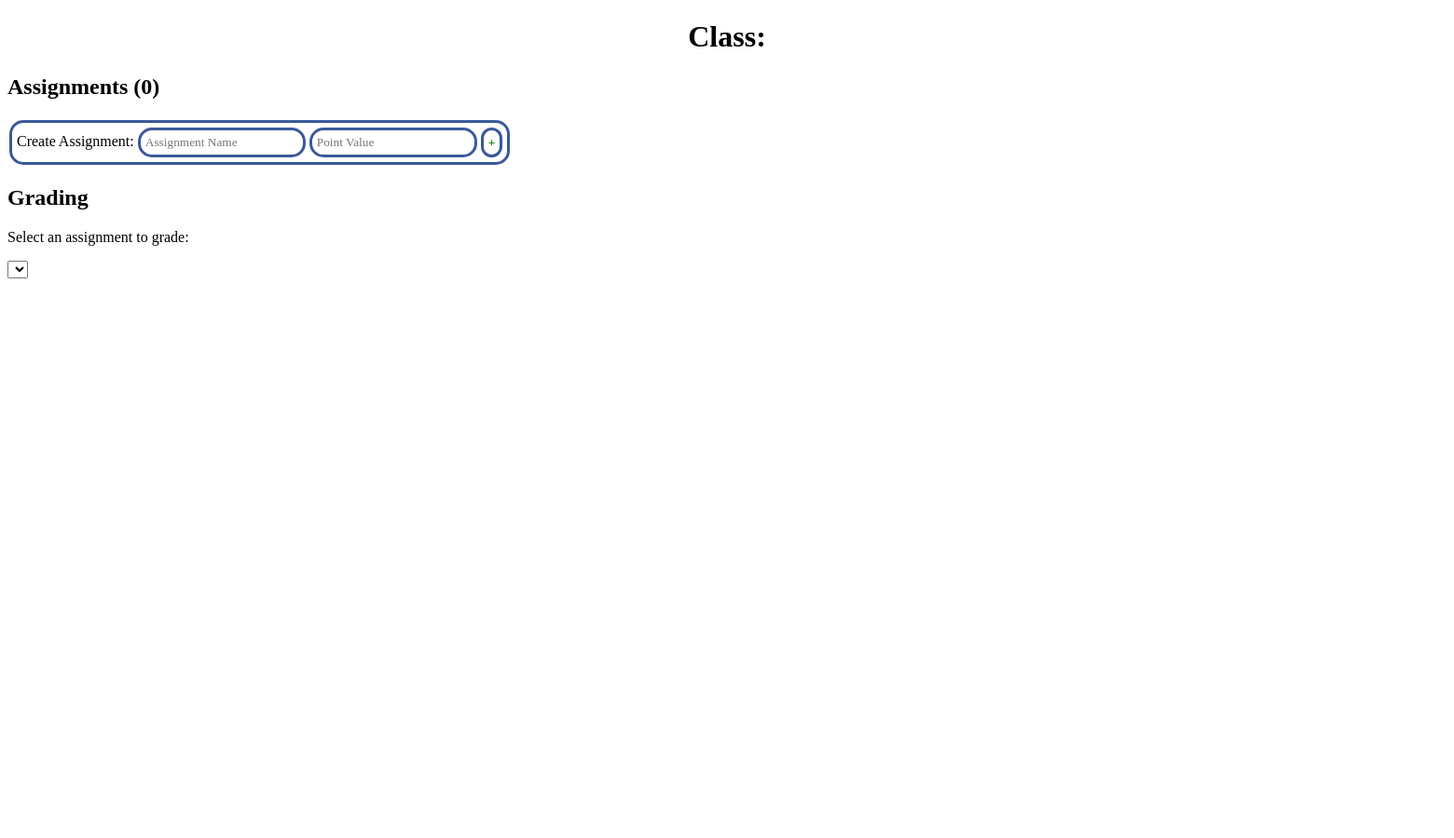
/klass?klass_id=5 (signed in, upper part), run on an earlier commit of the app's database.
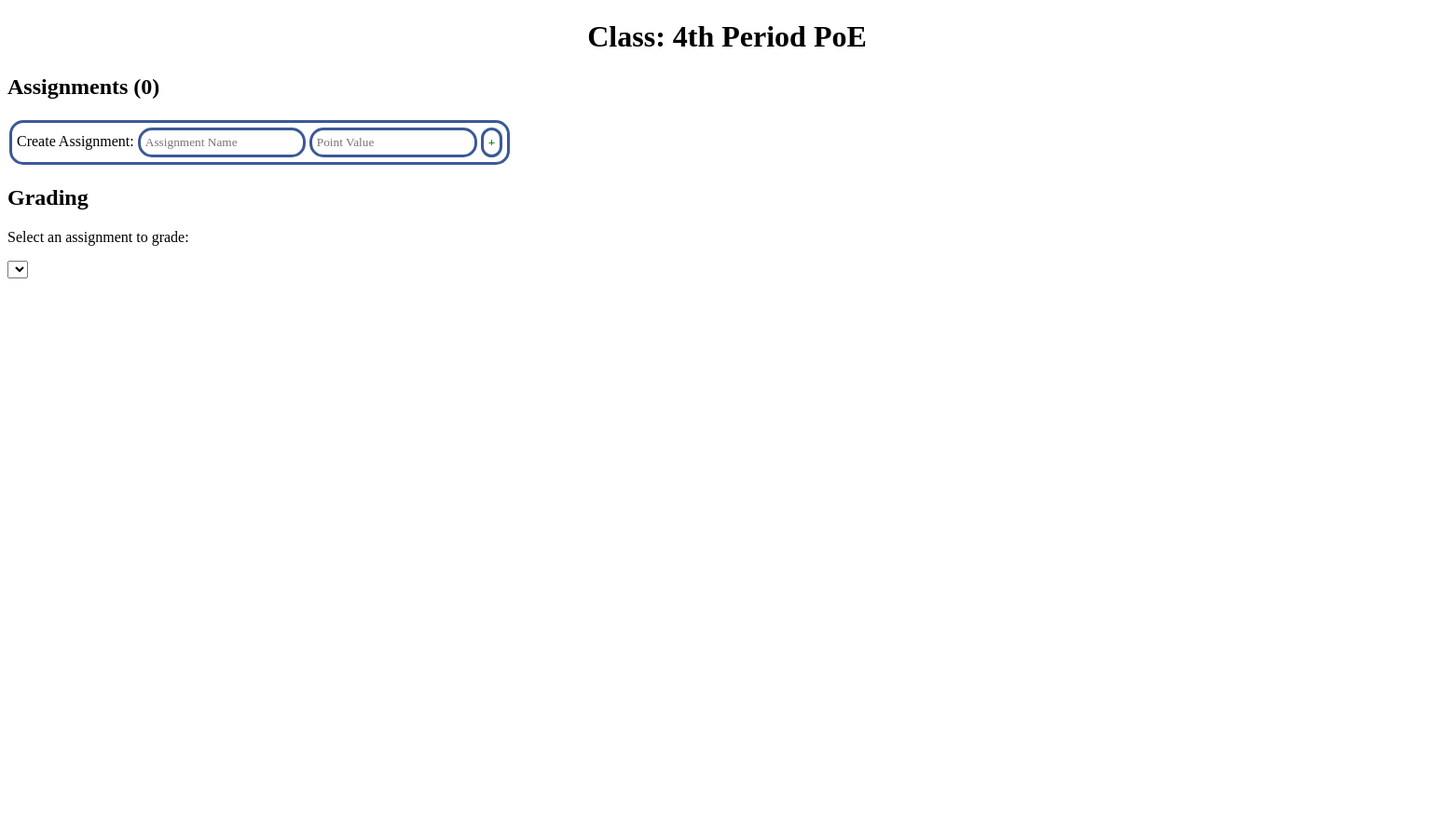
And on a later commit of the database.
### tables this page shows
CREATE TABLE klasses
(
    klass_id INTEGER PRIMARY KEY,                        -- Each klass has a unique id.
    user_id REFERENCES users(user_id) ON DELETE CASCADE, -- The klass owner (teacher)'s id.
    klass_name TEXT                                      -- The title of the class (like "3rd period Engineering").
);

### klass_route.py (the view)
@app.route("/klass")
@login_required
def klass():
    klass_id = int(request.args.get("klass_id"))
    klass = database_storage.fetchKlassByKlassId(current_user.get_id(), klass_id)
    return render_template("klass.html", klass = klass)

### app.py (called while the page is built)
@login_manager.user_loader
def load_user(user_id):
    print("Loading user...")
    return database_storage.loadUser(user_id)

### storage/databasestorage.py (called while the page is built)
    def loadUser(self, user_id):
        user_id = int(user_id)
        self.conn_lock.acquire()
        users = self.cursor.execute("SELECT user_id, username, password_hashed_and_salted, email, user_type, student_id FROM users WHERE user_id = ?", (user_id,))
        user = users.fetchone()
        self.conn_lock.release()
        if user is None:
            return None
        return User(user_id, user[USERS_TABLE_USERNAME_COLUMN], user[USERS_TABLE_PASSWORD_HASHED_AND_SALTED_COLUMN], user[USERS_TABLE_EMAIL_COLUMN], user[USERS_TABLE_USER_TYPE_COLUMN], user[USERS_TABLE_STUDENT_ID_COLUMN], is_authenticated = True, is_active = True, is_anonymous = False)

### storage/user.py (called while the page is built)
    def get_id(self):
        return str(self.user_id)

### templates/klass.html (shortened to what this page needs)
<!DOCTYPE html>
<html>
    <head>
        <link rel="stylesheet" type="text/css" href="/static/stylesheets/global.css">
        <link rel="stylesheet" type="text/css" href="/static/stylesheets/klass.css">
    </head>
    <body>
        <h1>
            Class: {{ klass.klass_name }}
        </h1>
        {% raw %}
        <div id="vue_div">
            <h2>
            </h2>
            <table>
                <tr>
                    <td class="decorated">
                        Create Assignment: <input type="text" v-model="assignment_to_create_name" v-on:keyup.enter="createAssignmentOnClick" placeholder="Assignment Name" />
                        <input type="number" v-model="assignment_to_create_points" v-on:keyup.enter="createAssignmentOnClick" id="point_value_input" placeholder="Point Value" />
                        <button v-on:click="createAssignmentOnClick" id="create_assignment_button">
                            <b class="add_plus">+</b>
                        </button>
                    </td>
                </tr>
            </table>
            <h2>
            </h2>
            <p>
            </p>
            <select id="assignment_select">
            </select>
            <br>
            <klass-editor v-bind:klass_id="klass_id" v-bind:editable="klass_editor_editable" ref="klass_editor">
            </klass-editor>
        </div>
        {% endraw %}
    </body>
</html>

What changed in the data, as far as the page shows it:
added klasses: klass_name "4th Period PoE"
